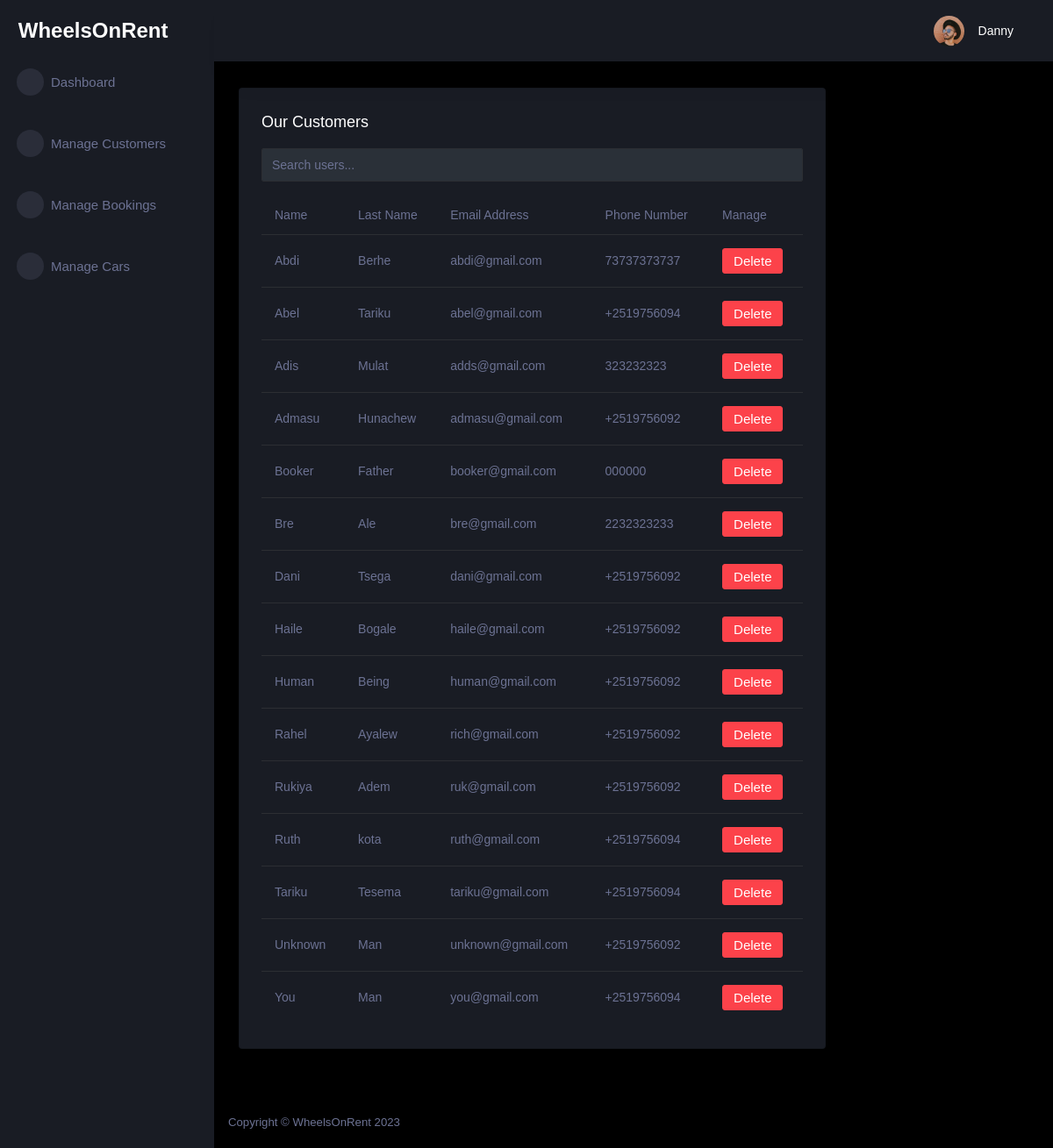
Page /customer/ (signed in) on the committed database.
### tables this page shows
CREATE TABLE customer (
  id INTEGER PRIMARY KEY AUTOINCREMENT,
  name TEXT NOT NULL,
  last_name TEXT NOT NULL,
  phone_number TEXT NOT NULL,
  email TEXT NOT NULL,
  password TEXT NOT NULL,
  role TEXT INTEGER DEFAULT 0
);

### car_app/customer.py (the view)
@bp.route('/')
@login_required
def index():
    db = get_db()
    customers = db.execute(
        'SELECT id, name, last_name, email, phone_number'
        ' FROM customer'
        ' WHERE role = 0'
        ' ORDER BY name ASC'
    ).fetchall()
    return render_template('admin/customer_index.html', customers=customers)

### car_app/customer.py (called while the page is built)
@bp.before_app_request
def load_logged_in_customer():
    customer_id = session.get('customer_id')
    if customer_id is None:
        g.customer = None
    else:
        g.customer = get_db().execute(
            'SELECT * FROM customer WHERE id = ?', (customer_id,)
        ).fetchone()

@bp.after_request
def add_header(response):
    response.headers['Cache-Control'] = 'no-store, no-cache, must-revalidate, max-age=0'
    response.headers['Pragma'] = 'no-cache'
    response.headers['Expires'] = '0'
    return response

def login_required(view):
    @functools.wraps(view)
    def wrapped_view(**kwargs):
        if g.customer is None:
            return redirect(url_for('customer.login'))
        return view(**kwargs)
    return wrapped_view

### car_app/db.py (called while the page is built)
def get_db():
    if 'db' not in g:
        g.db = sqlite3.connect(
            current_app.config['DATABASE'],
            detect_types=sqlite3.PARSE_DECLTYPES
        )
        g.db.row_factory = sqlite3.Row
    return g.db

### car_app/templates/admin/customer_index.html (shortened to what this page needs)
{% extends 'admin/admin_base.html' %}
{% block content %}
<div class="content-wrapper">
<div class="row">
  <div class="col-lg-9 grid-margin stretch-card">
    <div class="card">
      <div class="card-body">
        <h4 class="card-title">Our Customers</h4>
        <div class="mb-3">
          <input type="text" id="searchInput" class="form-control" placeholder="Search users...">
        </div>
        <div class="table-responsive">
          <table class="table">
            <thead>
              <tr>
                <th>Name</th>
                <th>Last Name</th>
                <th>Email Address</th>
                <th>Phone Number</th>
                <th>Manage</th>
              </tr>
            </thead>
            <tbody>
              {% for customer in customers %}
              <tr>
                <td>{{ customer.name }}</td>
                <td>{{ customer.last_name }}</td>
                <td>{{ customer.email }}</td>
                <td>{{ customer.phone_number }}</td>
            <td><form action="{{ url_for('customer.delete', id=customer['id']) }}" method="post"><input class="btn btn-danger" type="submit" value="Delete" onclick="return confirm('Are you sure?')">
              </form></td>
              </tr>
            {% endfor %}
            </tbody>
          </table>
        </div>
      </div>
    </div>
  </div>
</div>
</div>
{% endblock %}

### car_app/templates/admin/admin_base.html (shortened to what this page needs)
<!DOCTYPE html>
<html lang="en">
<head>
    <link rel="stylesheet" href="https://cdn.jsdelivr.net/npm/bootstrap@4.0.0/dist/css/bootstrap.min.css">
    <link rel="stylesheet" href="{{ url_for('static', filename='assets/admin/assets/vendors/mdi/css/materialdesignicons.min.css')}}">
    <link rel="stylesheet" href="{{ url_for('static', filename='assets/admin/assets/vendors/css/vendor.bundle.base.css')}}">
    <link rel="stylesheet" href="{{ url_for('static', filename='assets/admin/assets/vendors/jvectormap/jquery-jvectormap.css')}}">
    <link rel="stylesheet" href="{{ url_for('static', filename='assets/admin/assets/vendors/flag-icon-css/css/flag-icon.min.css')}}">
    <link rel="stylesheet" href="{{ url_for('static', filename='assets/admin/assets/vendors/owl-carousel-2/owl.carousel.min.css')}}">
    <link rel="stylesheet" href="{{ url_for('static', filename='assets/admin/assets/vendors/owl-carousel-2/owl.theme.default.min.css')}}">
    <link rel="stylesheet" href="{{ url_for('static', filename='assets/admin/assets/css/style.css')}}">
</head>
<body>
    {% if g.customer['role'] == 1 %}
    <div class="container-scroller">
        <nav class="sidebar sidebar-offcanvas" id="sidebar">
            <div class="sidebar-brand-wrapper d-none d-lg-flex align-items-center justify-content-center fixed-top">
                <a class="sidebar-brand brand-logo" href="{{ url_for('customer.admin_dashboard') }}" style="text-decoration: none; color: white; font-size: 24px; font-weight: bold; font-family: Verdana, Geneva, Tahoma, sans-serif;">WheelsOnRent</a>
            </div>
            <ul class="nav">
                <li class="nav-item menu-items">
                    <a class="nav-link" href="{{ url_for('customer.admin_dashboard') }}">
                        <span class="menu-icon">
                <i class="mdi mdi-speedometer"></i>
              </span>
                        <span class="menu-title">Dashboard</span>
                    </a>
                </li>
                <br>
                <li class="nav-item menu-items">
                    <a class="nav-link" href="{{ url_for('customer.index') }}">
                        <span class="menu-icon">
                <i class="mdi mdi-playlist-play"></i>
              </span>
                        <span class="menu-title">Manage Customers</span>
                    </a>
                </li>
                <br>
                <li class="nav-item menu-items">
                    <a class="nav-link" href="{{ url_for('booking.index') }}">
                        <span class="menu-icon">
                <i class="mdi mdi-table-large"></i>
              </span>
                        <span class="menu-title">Manage Bookings</span>
                    </a>
                </li>
                <br>
                <li class="nav-item menu-items">
                    <a class="nav-link" href="{{ url_for('car.index') }}">
                        <span class="menu-icon">
                <i class="mdi mdi-car"></i>
              </span>
                        <span class="menu-title">Manage Cars</span>
                    </a>
                </li>
            </ul>
        </nav>
        <div class="container-fluid page-body-wrapper">
            <nav class="navbar p-0 fixed-top d-flex flex-row">
                <div class="navbar-menu-wrapper flex-grow d-flex align-items-stretch">
                    <button class="navbar-toggler navbar-toggler align-self-center" type="button" data-toggle="minimize">
              <span class="mdi mdi-menu"></span>
            </button>
                    <ul class="navbar-nav navbar-nav-right">
                        <li class="nav-item nav-settings d-none d-lg-block">
                            <a class="nav-link" href="#">
                                <i class="mdi mdi-view-grid"></i>
                            </a>
                        </li>
                        <li class="nav-item dropdown">
                            <a class="nav-link" id="profileDropdown" href="#" data-toggle="dropdown">
                                <div class="navbar-profile">
                                    <img class="img-xs rounded-circle" src="{{ url_for('static', filename='assets/admin/assets/images/faces/face15.jpg')}}" alt="">
                                    <p class="mb-0 d-none d-sm-block navbar-profile-name">{{ g.customer['name'] }}</p>
                                    <i class="mdi mdi-menu-down d-none d-sm-block"></i>
                                </div>
                            </a>
                        </li>
                    </ul>
                </div>
            </nav>
            <div class="main-panel">
                {% block content %}{% endblock %}
                <footer class="footer">
                    <div class="d-sm-flex justify-content-center justify-content-sm-between">
                        <span class="text-muted d-block text-center text-sm-left d-sm-inline-block">Copyright © WheelsOnRent 2023</span>
                    </div>
                </footer>
            </div>
        </div>
    </div>
    {% else %}
    <div class="container">
        <div class="alert alert-danger">
            <p>You do not have permission to view this page.</p>
        </div>
    </div>
    {% endif %}
</body>
</html>

### rows in the picture
customer: customer.name "Danny"
customer: name "Abdi", last_name "Berhe", email "abdi@gmail.com", phone_number "73737373737"
customer: name "Abel", last_name "Tariku", email "abel@gmail.com", phone_number "+2519756094"
customer: name "Adis", last_name "Mulat", email "adds@gmail.com", phone_number "323232323"
customer: name "Admasu", last_name "Hunachew", email "admasu@gmail.com", phone_number "+2519756092"
customer: name "Booker", last_name "Father", email "booker@gmail.com", phone_number "000000"
customer: name "Bre", last_name "Ale", email "bre@gmail.com", phone_number "2232323233"
customer: name "Dani", last_name "Tsega", email "dani@gmail.com", phone_number "+2519756092"
customer: name "Haile", last_name "Bogale", email "haile@gmail.com", phone_number "+2519756092"
customer: name "Human", last_name "Being", email "human@gmail.com", phone_number "+2519756092"
customer: name "Rahel", last_name "Ayalew", email "rich@gmail.com", phone_number "+2519756092"
customer: name "Rukiya", last_name "Adem", email "ruk@gmail.com", phone_number "+2519756092"
customer: name "Ruth", last_name "kota", email "ruth@gmail.com", phone_number "+2519756094"
customer: name "Tariku", last_name "Tesema", email "tariku@gmail.com", phone_number "+2519756094"
customer: name "Unknown", last_name "Man", email "unknown@gmail.com", phone_number "+2519756092"
customer: name "You", last_name "Man", email "you@gmail.com", phone_number "+2519756094"
